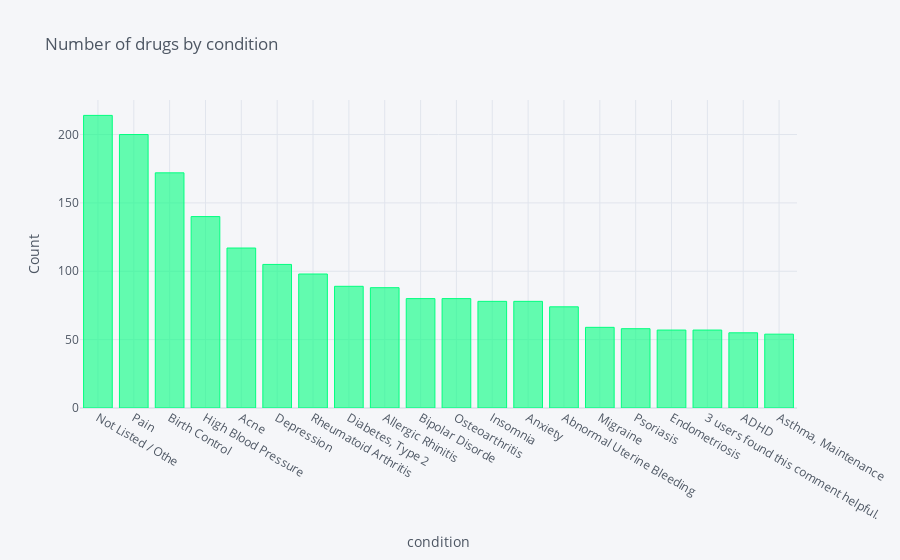

This figure's notebook cell:
### Markdown cell above
### Comment
The most common conditions are Birth Control (28.788K) and Depression (9069).

### Code cell
df_train.groupby(['condition'])['drugName'].nunique().sort_values(ascending=False).iloc[:20].iplot(kind='bar',
                                                                                            title='Number of drugs by condition',
                                                                                            xTitle='condition',
                                                                                            yTitle='Count',
                                                                                            color='springgreen')

### Figure 1 — Plotly figure (JSON) as saved in the notebook; plotly's stock layout.template omitted (floating-point values rounded to 4 significant figures)
{"data": [{"marker": {"color": "rgba(0, 255, 127, 0.6)", "line": {"color": "rgba(0, 255, 127, 1.0)", "width": 1}}, "name": "drugName", "orientation": "v", "text": "", "type": "bar", "x": ["Not Listed / Othe", "Pain", "Birth Control", "High Blood Pressure", "Acne", "Depression", "Rheumatoid Arthritis", "Diabetes, Type 2", "Allergic Rhinitis", "Bipolar Disorde", "Osteoarthritis", "Insomnia", "Anxiety", "Abnormal Uterine Bleeding", "Migraine", "Psoriasis", "Endometriosis", "3</span> users found this comment helpful.", "ADHD", "Asthma, Maintenance"], "y": [214, 200, 172, 140, 117, 105, 98, 89, 88, 80, 80, 78, 78, 74, 59, 58, 57, 57, 55, 54]}], "layout": {"legend": {"bgcolor": "#F5F6F9", "font": {"color": "#4D5663"}}, "paper_bgcolor": "#F5F6F9", "plot_bgcolor": "#F5F6F9", "title": {"font": {"color": "#4D5663"}, "text": "Number of drugs by condition"}, "xaxis": {"gridcolor": "#E1E5ED", "showgrid": true, "tickfont": {"color": "#4D5663"}, "title": {"font": {"color": "#4D5663"}, "text": "condition"}, "zerolinecolor": "#E1E5ED"}, "yaxis": {"gridcolor": "#E1E5ED", "showgrid": true, "tickfont": {"color": "#4D5663"}, "title": {"font": {"color": "#4D5663"}, "text": "Count"}, "zerolinecolor": "#E1E5ED"}}}
